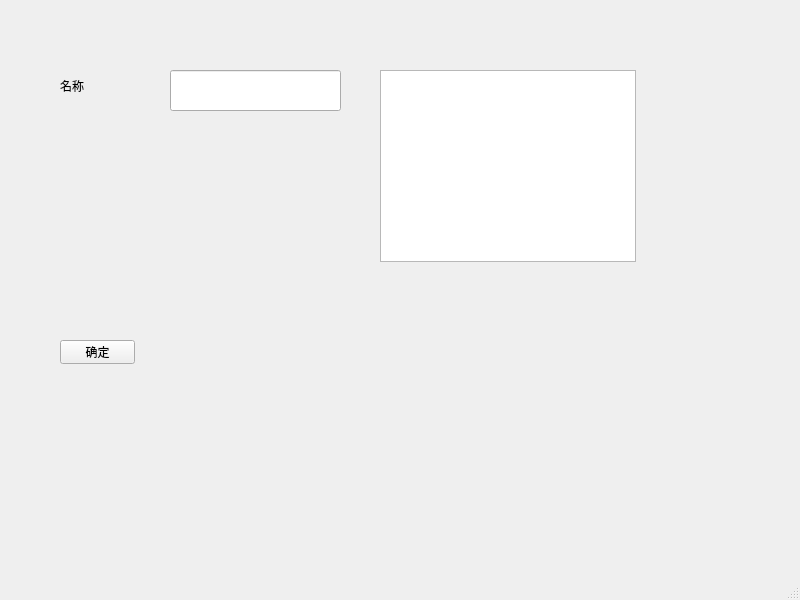
<?xml version="1.0" encoding="UTF-8"?>
<ui version="4.0">
 <class>MainWindow</class>
 <widget class="QMainWindow" name="MainWindow">
  <property name="geometry">
   <rect>
    <x>0</x>
    <y>0</y>
    <width>800</width>
    <height>600</height>
   </rect>
  </property>
  <property name="windowTitle">
   <string>MainWindow</string>
  </property>
  <widget class="QWidget" name="centralwidget">
   <widget class="QPushButton" name="pushButton">
    <property name="geometry">
     <rect>
      <x>60</x>
      <y>340</y>
      <width>75</width>
      <height>24</height>
     </rect>
    </property>
    <property name="text">
     <string>确定</string>
    </property>
   </widget>
   <widget class="QLabel" name="label">
    <property name="geometry">
     <rect>
      <x>60</x>
      <y>60</y>
      <width>81</width>
      <height>51</height>
     </rect>
    </property>
    <property name="text">
     <string>名称</string>
    </property>
   </widget>
   <widget class="QTextBrowser" name="textBrowser">
    <property name="geometry">
     <rect>
      <x>380</x>
      <y>70</y>
      <width>256</width>
      <height>192</height>
     </rect>
    </property>
   </widget>
   <widget class="QLineEdit" name="lineEdit">
    <property name="geometry">
     <rect>
      <x>170</x>
      <y>70</y>
      <width>171</width>
      <height>41</height>
     </rect>
    </property>
   </widget>
  </widget>
  <widget class="QMenuBar" name="menubar">
   <property name="geometry">
    <rect>
     <x>0</x>
     <y>0</y>
     <width>800</width>
     <height>22</height>
    </rect>
   </property>
  </widget>
  <widget class="QStatusBar" name="statusbar"/>
 </widget>
 <resources/>
 <connections>
  <connection>
   <sender>lineEdit</sender>
   <signal>returnPressed()</signal>
   <receiver>pushButton</receiver>
   <slot>click()</slot>
   <hints>
    <hint type="sourcelabel">
     <x>286</x>
     <y>107</y>
    </hint>
    <hint type="destinationlabel">
     <x>123</x>
     <y>368</y>
    </hint>
   </hints>
  </connection>
 </connections>
</ui>
